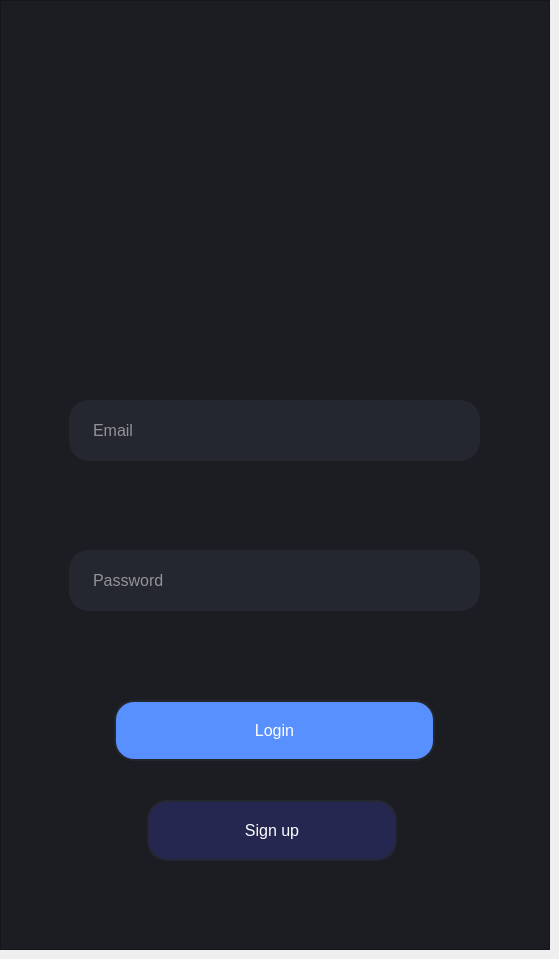
    <widget class="QWidget" name="page0">
     <widget class="QFrame" name="frame">
      <property name="geometry">
       <rect>
        <x>0</x>
        <y>0</y>
        <width>550</width>
        <height>950</height>
       </rect>
      </property>
      <property name="font">
       <font>
        <stylestrategy>PreferDefault</stylestrategy>
       </font>
      </property>
      <property name="styleSheet">
       <string notr="true">QFrame
{
background-color: rgb(27, 29, 35);
}</string>
      </property>
      <property name="frameShape">
       <enum>QFrame::StyledPanel</enum>
      </property>
      <property name="frameShadow">
       <enum>QFrame::Raised</enum>
      </property>
      <widget class="QLineEdit" name="emailtextlogin">
       <property name="geometry">
        <rect>
         <x>69</x>
         <y>400</y>
         <width>411</width>
         <height>61</height>
        </rect>
       </property>
       <property name="font">
        <font>
         <pointsize>12</pointsize>
         <italic>false</italic>
         <bold>false</bold>
         <underline>false</underline>
         <strikeout>false</strikeout>
         <stylestrategy>PreferDefault</stylestrategy>
        </font>
       </property>
       <property name="autoFillBackground">
        <bool>false</bool>
       </property>
       <property name="styleSheet">
        <string notr="true">QLineEdit
{
background-color: rgb(37, 39, 48);
border:2px solid rgb(37,39,48);
border-radius:20px;
padding-left:20px;
color:#fff;
padding-right:20px;
}
QLineEdit:hover
{
border:2px solid rgb(48,50,62);
}
QLineEdit:focus
{
border:2px solid rgb(85,170,255);
background-color:rgb(43,45,56);
}</string>
       </property>
       <property name="text">
        <string/>
       </property>
       <property name="placeholderText">
        <string>Email</string>
       </property>
      </widget>
      <widget class="QLineEdit" name="passwordtextlogin">
       <property name="geometry">
        <rect>
         <x>69</x>
         <y>550</y>
         <width>411</width>
         <height>61</height>
        </rect>
       </property>
       <property name="font">
        <font>
         <pointsize>12</pointsize>
         <italic>false</italic>
         <bold>false</bold>
         <underline>false</underline>
         <strikeout>false</strikeout>
         <stylestrategy>PreferDefault</stylestrategy>
        </font>
       </property>
       <property name="autoFillBackground">
        <bool>false</bool>
       </property>
       <property name="styleSheet">
        <string notr="true">QLineEdit
{
background-color: rgb(37, 39, 48);
border:2px solid rgb(37,39,48);
border-radius:20px;
padding-left:20px;
color:#fff;
padding-right:20px;
}
QLineEdit:hover
{
border:2px solid rgb(48,50,62);
}
QLineEdit:focus
{
border:2px solid rgb(85,170,255);
background-color:rgb(43,45,56);
}</string>
       </property>
       <property name="text">
        <string/>
       </property>
       <property name="echoMode">
        <enum>QLineEdit::Password</enum>
       </property>
       <property name="placeholderText">
        <string>Password</string>
       </property>
      </widget>
      <widget class="QPushButton" name="loginbuttonloginwidget">
       <property name="geometry">
        <rect>
         <x>114</x>
         <y>700</y>
         <width>321</width>
         <height>61</height>
        </rect>
       </property>
       <property name="font">
        <font>
         <pointsize>12</pointsize>
        </font>
       </property>
       <property name="styleSheet">
        <string notr="true">QPushButton
{
background-color: rgb(88, 144, 255);
border:2px solid rgb(37,39,48);
border-radius:20px;
color:#fff;
}
QPushButton:hover
{
background-color: rgb(47, 116, 251);
}</string>
       </property>
       <property name="text">
        <string>Login</string>
       </property>
      </widget>
      <widget class="QPushButton" name="signupbuttonsignupwidget">
       <property name="geometry">
        <rect>
         <x>147</x>
         <y>800</y>
         <width>250</width>
         <height>61</height>
        </rect>
       </property>
       <property name="font">
        <font>
         <pointsize>12</pointsize>
        </font>
       </property>
       <property name="styleSheet">
        <string notr="true">QPushButton
{
background-color: rgb(37, 39, 80);
border:2px solid rgb(37,39,48);
border-radius:20px;
color:#fff;
}
QPushButton:hover
{
background-color: rgb(37, 39, 70);
}</string>
       </property>
       <property name="text">
        <string>Sign up</string>
       </property>
      </widget>
      <widget class="QGraphicsView" name="graphicsView">
       <property name="geometry">
        <rect>
         <x>123</x>
         <y>170</y>
         <width>301</width>
         <height>81</height>
        </rect>
       </property>
       <property name="styleSheet">
        <string notr="true">QGraphicsView

{
	background-image: url(:/facebooklogo/facebooktextlogo.png) no-repeat center center fixed;
    background-size:cover;
    border:0px

}</string>
       </property>
      </widget>
     </widget>
    </widget>
